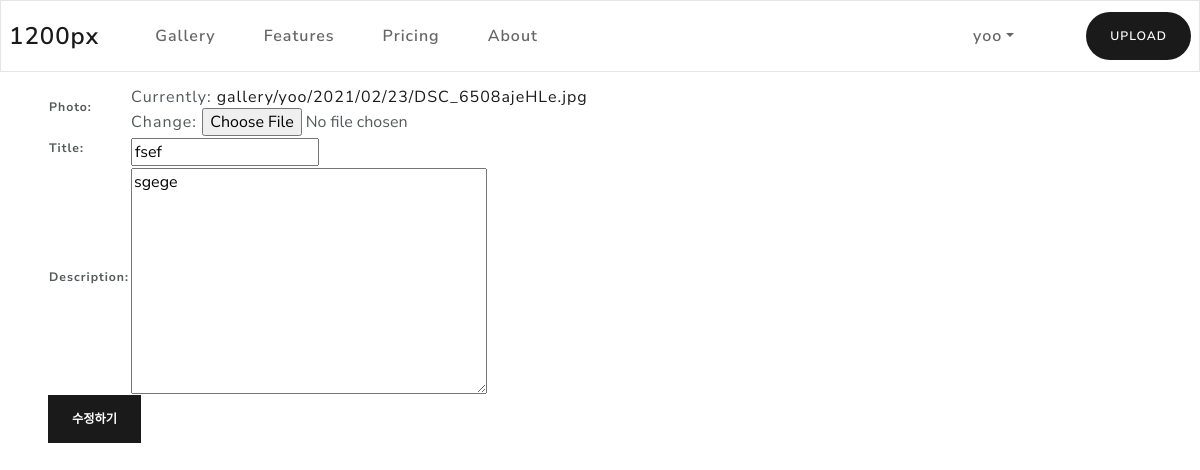
The app's page /gallery/1/update (signed in) with its own data.
### users/models.py (models this page shows, shortened)
class User(AbstractBaseUser):
    email = models.EmailField(verbose_name='email',
                              max_length=255, unique=True)
    username = models.CharField(
        verbose_name='username', max_length=20, unique=True)
    date_joined = models.DateField(default=timezone.now)
    last_login = models.DateField(auto_now=True)
    following = models.ManyToManyField('self', symmetrical=False, related_name='followers')
    is_admin = models.BooleanField(default=False)
    is_active = models.BooleanField(default=True)
    objects = CustomUserManager()
    USERNAME_FIELD = 'email'
    REQUIRED_FIELDS = ['username', ]

### gallery/models.py (models this page shows, shortened)
class Photo(models.Model):
    user = models.ForeignKey(User, on_delete=models.CASCADE)
    title = models.CharField(max_length=100, verbose_name='title',blank=False)
    image = models.ImageField(upload_to=user_directory_path, verbose_name='photo', null=False)
    description = models.TextField(max_length=300, verbose_name='description', blank=True)
    date_posted = models.DateTimeField(auto_now_add = True)
    tags = TaggableManager(blank=True)
    likes = models.ManyToManyField(User, blank=True, default=None, related_name='likes')

### gallery/views.py (the view)
# urls.py: path('<int:pk>/update', views.PhotoUpdateView.as_view(), name='update'),
class PhotoUpdateView(OwnerOnlyMixin, UpdateView):
    model = Photo
    template_name = 'photo_update.html'
    fields = ['image','title','description']
    success_url = reverse_lazy('gallery:gallery')

### config/views.py (called while the page is built)
    def dispatch(self, request, *args, **kwargs):
        obj = self.get_object()
        if request.user == obj.user or request.user.is_admin:
            return super().dispatch(request, *args, **kwargs)
        else:
            return self.handle_no_permission()

### gallery/templates/photo_update.html (shortened to what this page needs)
{% extends "base.html" %}
{% block contents %}
<div class="mx-5">
    <form method="POST" enctype="multipart/form-data">
        <table>
            {{ form }}
        </table>
        <div>
            <button type="button submit" class="btn btn-primary">수정하기</button>
    </form>
</div>
{% endblock %}

### templates/base.html (shortened to what this page needs)
<html>
<head>
  <link rel="stylesheet" href="/static/bootstrap.min.css" />
</head>
<body>
  <nav class="navbar navbar-expand-lg navbar-light bg-light fixed-top">
    <a class="navbar-brand" href="#">1200px</a>
    <div class="collapse navbar-collapse" id="navbarColor03">
      <ul class="navbar-nav mr-auto ml-3">
        <li class="nav-item">
          <a class="nav-link" href="/gallery">Gallery
          </a>
        </li>
        <li class="nav-item">
          <a class="nav-link" href="#">Features</a>
        </li>
        <li class="nav-item">
          <a class="nav-link" href="#">Pricing</a>
        </li>
        <li class="nav-item">
          <a class="nav-link" href="#">About</a>
        </li>
      </ul>
      <ul class='navbar-nav ml-3'>
        {%if user.is_authenticated %}
        <li class="nav-item dropdown">
          <a class="nav-link dropdown-toggle" data-toggle="dropdown" href="#" role="button" aria-haspopup="true"
            aria-expanded="false">{{ user.username }}</a>
        <li class="nav-item ml-auto mr-auto">
          <a class="btn btn-primary rounded-pill" href="/gallery/upload"> UPLOAD </a>
        </li>
        </li>
        {% endif %}
      </ul>
    </div>
  </nav>
  <div class='mt-6'>
    {% block contents %}
    {% endblock %}
  </div>
</body>
</html>

### records on screen
User: username "yoo"
Photo: title "fsef", description "sgege"
